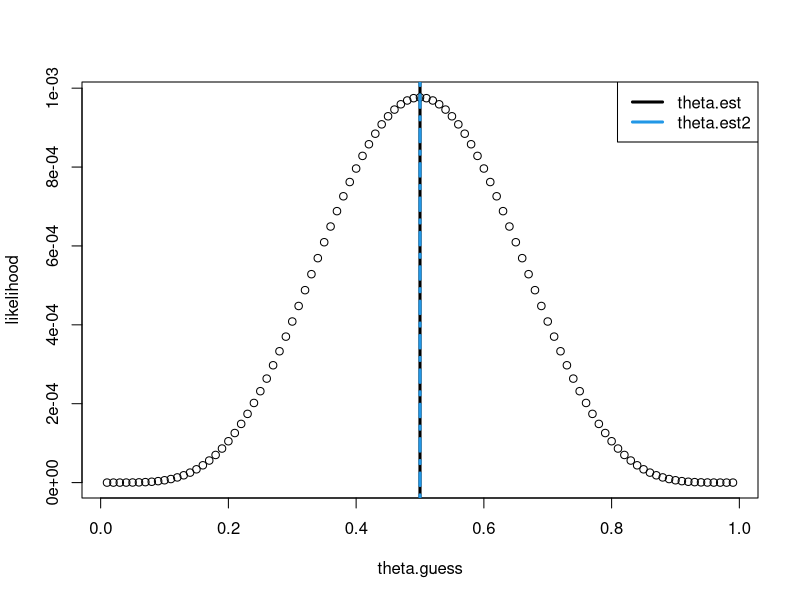
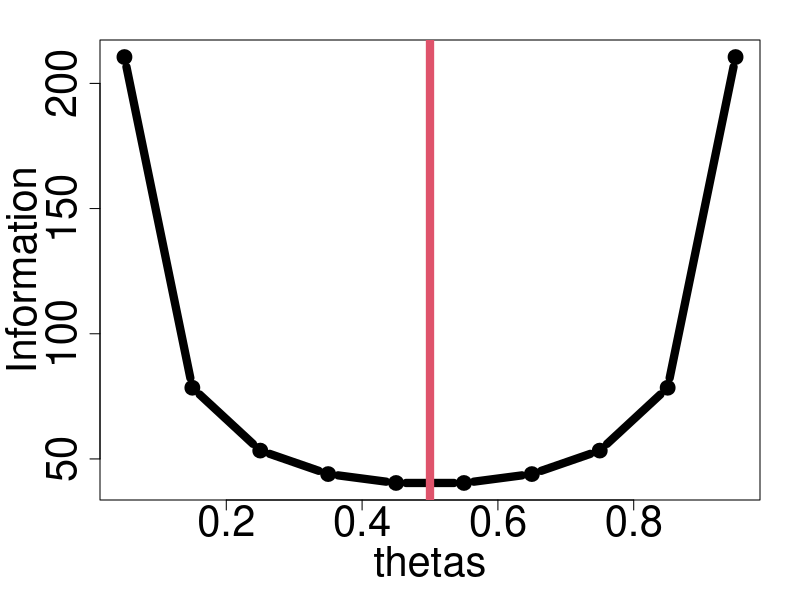
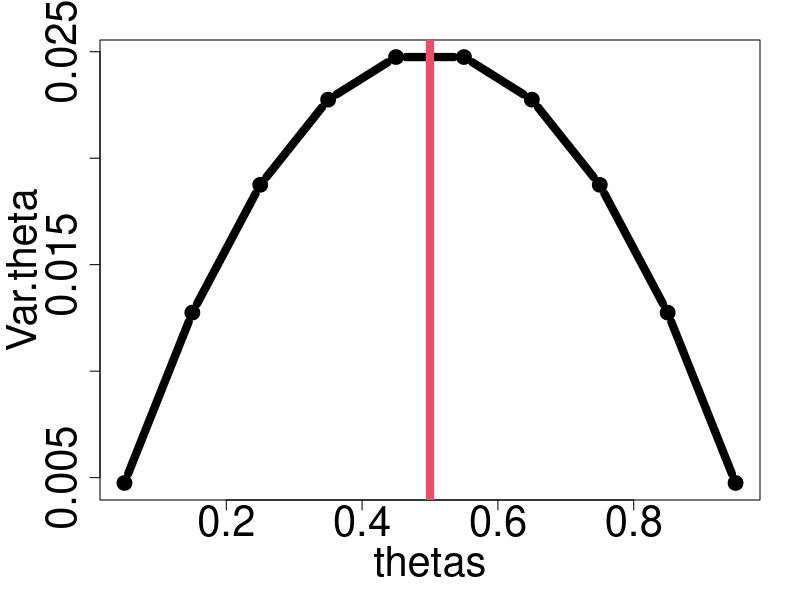

R code for these plots, in order:
## ---- chunk 1
  #| echo: TRUE
  #| eval: TRUE
  #| code-line-numbers: "1|2,3"
  y <- c(0,1,1,1,1,0,1,0,0,0)
  n <- length(y)
  n
## ---- chunk 2
  #| echo: TRUE
  #| eval: TRUE
  #| code-line-numbers: 2|5|8|11|14|17|20
  
  #Bernoulli probability function
    prob.function=function(theta){prod(theta^y*(1-theta)^y)}
  
  #possible probabilities
    theta.guess=matrix(seq(0.01,0.99,by=0.01))
  
  #implement function
    likelihood=apply(theta.guess,1,prob.function)
    
  #Find maximum likelood
    max.index=which.max(likelihood)
  
  #Theta that maximizes our probability function
    theta.est=theta.guess[max.index]
  
  #Define other probability
    q.est <- 1-theta.est
  
  #Alternative estimation
    theta.est2 <- sum(y)/n
  
    
## ---- chunk 3
  #plot likelihood profile
    plot(theta.guess,likelihood)
    abline(v=theta.est,lwd=3,col=1,lty=1)
    abline(v=theta.est2,lwd=3,col=4,lty=4)
    legend("topright",lwd=3,col=c(1,4),
           legend=c("theta.est","theta.est2"))
## ---- chunk 4
  I = n/(theta.est*q.est)
  I
## ---- chunk 5
  #| echo: TRUE
  #| eval: TRUE
  #| code-line-numbers: 1|3|5,6|8
  
  thetas=seq(0.05,0.95,0.1)
  
  Information <- n/(thetas*(1-thetas))
  
  par(cex.lab=2.5,cex.axis=2.5,mar=c(5,5,2,2))
  plot(thetas,Information,type="b",lwd=8)
  
  abline(v=theta.est,col=2,lwd=8)
## ---- chunk 6
  #| echo: TRUE
  #| eval: TRUE
  #| code-line-numbers: 1|3|4,5|6
  
  thetas=seq(0.05,0.95,0.1)
  
  Var.theta <- (thetas*(1-thetas))/n
  par(cex.main=2.5,cex.axis=2.5,cex.lab=2.5,mar=c(5,5,2,2))
  plot(thetas,Var.theta,type="b",lwd=8)
  abline(v=theta.est,col=2,lwd=8)
